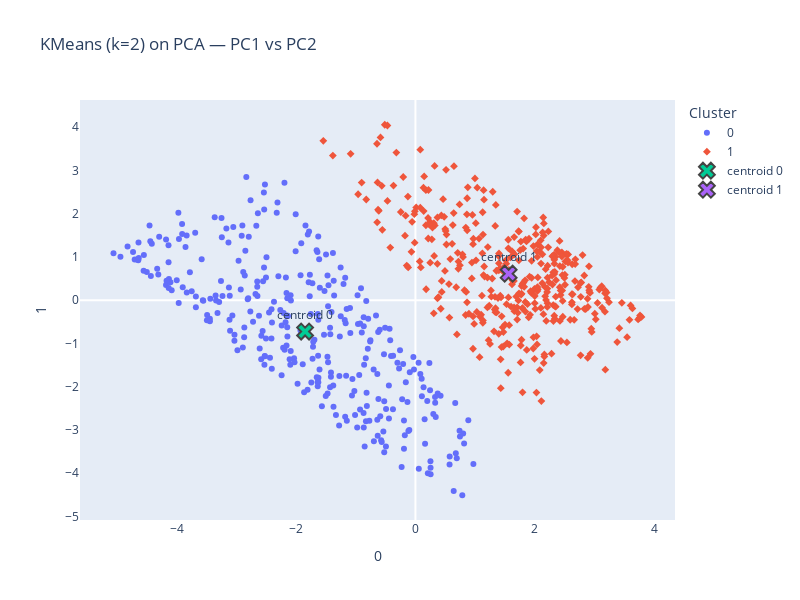

Write notebook code for a chart like this one.
### Markdown cell above
## Step 3: Visualize and Interpret the Clusters

### Code cell
# Plotly visualization of 2 clusters (or any k) on PCA components
import plotly.express as px
import plotly.graph_objects as go
from sklearn.cluster import KMeans

# --------- Parameters (изменяй по необходимости) ----------
K = 2
pc_cols = PCA_components.columns[:3]  
pc1, pc2, pc3 = pc_cols[0], pc_cols[1], pc_cols[2]
# ----------------------------------------------------------

# Run KMeans and attach labels
kmeans = KMeans(n_clusters=K, random_state=42, n_init=10)
labels = kmeans.fit_predict(PCA_components[[pc1, pc2, pc3]])
PCA_components['cluster'] = labels.astype(str)   

# Prepare centroid coordinates in PC space
centroids = kmeans.cluster_centers_  # shape (K, 3)

# ------------ 2D Plot (PC1 vs PC2) with centroids -------------
fig2 = px.scatter(
    PCA_components,
    x=pc1, y=pc2,
    color='cluster',
    symbol='cluster',
    title=f'KMeans (k={K}) on PCA — PC1 vs PC2',
    hover_data=PCA_components.columns.tolist(),  
    width=800, height=600
)

# add centroid markers (bigger, cross)
for i, c in enumerate(centroids):
    fig2.add_trace(
        go.Scatter(
            x=[c[0]], y=[c[1]],
            mode='markers+text',
            marker=dict(symbol='x', size=14, line=dict(width=2)),
            text=[f'centroid {i}'],
            textposition='top center',
            name=f'centroid {i}',
            showlegend=True
        )
    )

fig2.update_layout(legend_title_text='Cluster')

# Remove grid lines
fig2.update_xaxes(showgrid=False)
fig2.update_yaxes(showgrid=False)

# Save figure as PNG
output_path = os.path.join(path, '04 Analysis', 'Visualisation', "Clusters with centroids.png")
fig2.write_image(output_path, scale=3)  


fig2.show()

### Figure 1 — Plotly figure (JSON) as saved in the notebook; plotly's stock layout.template omitted (floating-point values rounded to 4 significant figures; data arrays with more than 128 entries replaced by an {"elided": "..."} marker saying what was removed)
{"data": [{"customdata": {"elided": "321x10 mixed values"}, "hovertemplate": "cluster=%{customdata[9]}<br>0=%{x}<br>1=%{y}<br>2=%{customdata[0]}<br>3=%{customdata[1]}<br>4=%{customdata[2]}<br>5=%{customdata[3]}<br>6=%{customdata[4]}<br>7=%{customdata[5]}<br>8=%{customdata[6]}<br>9=%{customdata[7]}<br>10=%{customdata[8]}<extra></extra>", "legendgroup": "0", "marker": {"color": "#636efa", "symbol": "circle"}, "mode": "markers", "name": "0", "orientation": "v", "showlegend": true, "type": "scatter", "x": {"elided": "321 float values"}, "xaxis": "x", "y": {"elided": "321 float values"}, "yaxis": "y"}, {"customdata": {"elided": "380x10 mixed values"}, "hovertemplate": "cluster=%{customdata[9]}<br>0=%{x}<br>1=%{y}<br>2=%{customdata[0]}<br>3=%{customdata[1]}<br>4=%{customdata[2]}<br>5=%{customdata[3]}<br>6=%{customdata[4]}<br>7=%{customdata[5]}<br>8=%{customdata[6]}<br>9=%{customdata[7]}<br>10=%{customdata[8]}<extra></extra>", "legendgroup": "1", "marker": {"color": "#EF553B", "symbol": "diamond"}, "mode": "markers", "name": "1", "orientation": "v", "showlegend": true, "type": "scatter", "x": {"elided": "380 float values"}, "xaxis": "x", "y": {"elided": "380 float values"}, "yaxis": "y"}, {"marker": {"line": {"width": 2}, "size": 14, "symbol": "x"}, "mode": "markers+text", "name": "centroid 0", "showlegend": true, "text": ["centroid 0"], "textposition": "top center", "type": "scatter", "x": [-1.847], "y": [-0.7249]}, {"marker": {"line": {"width": 2}, "size": 14, "symbol": "x"}, "mode": "markers+text", "name": "centroid 1", "showlegend": true, "text": ["centroid 1"], "textposition": "top center", "type": "scatter", "x": [1.56], "y": [0.6123]}], "layout": {"height": 600, "legend": {"title": {"text": "Cluster"}, "tracegroupgap": 0}, "title": {"text": "KMeans (k=2) on PCA — PC1 vs PC2"}, "width": 800, "xaxis": {"anchor": "y", "domain": [0, 1], "showgrid": false, "title": {"text": "0"}}, "yaxis": {"anchor": "x", "domain": [0, 1], "showgrid": false, "title": {"text": "1"}}}}
